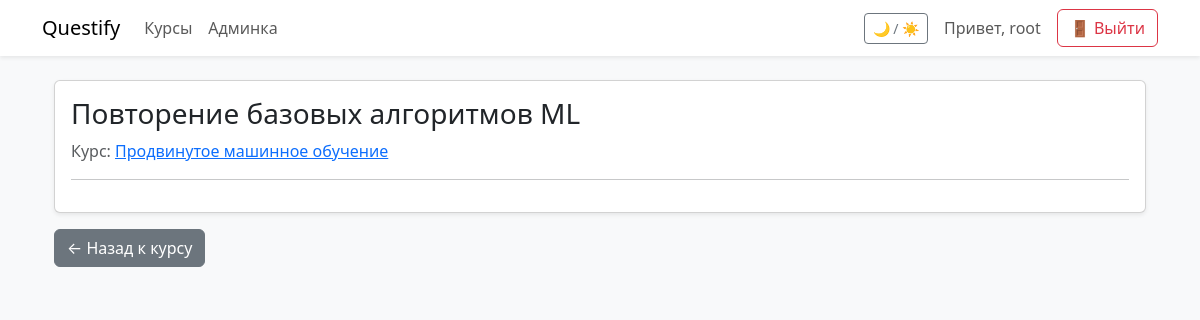
The page /course/11/lesson/79/ (signed in) on the database its author committed.
### users/models.py (models this page shows, shortened)
class CustomUser(AbstractUser):
    ROLE_CHOICES = [
        ('admin', 'Админ'),
        ('teacher', 'Преподаватель'),
        ('student', 'Студент'),
    ]
    role = models.CharField(max_length=20, choices=ROLE_CHOICES, default='student')

### course/models/lesson.py (models this page shows, shortened)
class Lesson(models.Model):
    course = models.ForeignKey(Course, on_delete=models.CASCADE, related_name="lessons",verbose_name="Курс")
    title = models.CharField("Название урока", max_length=200)
    content = models.TextField("Содержание урока", blank=True, null=True)
    order = models.PositiveIntegerField("Порядковый номер урока", default=1)
    published = models.DateTimeField("Дата публикации", default=timezone.now)
    class Meta:
        verbose_name = "Урок"
        verbose_name_plural = "Уроки"
        ordering = ["order"]

### course/models/course.py (models this page shows, shortened)
class Course(models.Model):
    class LevelChoices(models.IntegerChoices):
        BEGINNER = 1, "Начальный"
        INTERMEDIATE = 2, "Средний"
        ADVANCED = 3, "Продвинутый"
    title = models.CharField(max_length=200, verbose_name="Название", help_text="Название курса")
    description = models.TextField(null=True, verbose_name="Описание", blank=True)
    price = models.FloatField(null=True, verbose_name="Цена", blank=True)
    published = models.DateTimeField(db_index=True, verbose_name="Опубликовано", default=timezone.now)
    level = models.SmallIntegerField("Уровень сложности", choices=LevelChoices.choices, default=LevelChoices.BEGINNER)
    outcome = models.TextField(blank=True, null=True, help_text="Что студент сможет после прохождения курса")
    image = models.ImageField(upload_to="course_images/", blank=True, null=True)
    teacher = models.ForeignKey(settings.AUTH_USER_MODEL, on_delete=models.CASCADE, limit_choices_to={'role': 'teacher'}, default=1)
    category = models.ManyToManyField(Category, verbose_name="Категория", blank=True)
    students = models.ManyToManyField(CustomUser, related_name="enrolled_courses", blank=True)
    class Meta:
        verbose_name_plural = "Курсы"
        verbose_name = "Курс"
        ordering = ['-published']
        unique_together = ["title", "teacher"]
        get_latest_by = "published"

### course/views.py (the view, shortened to what this page needs)
# urls.py: path('<int:course_pk>/lesson/<int:pk>/', LessonDetailView.as_view(), name='lesson_detail'),
class LessonDetailView(LoginRequiredMixin, DetailView):
    model = Lesson
    template_name = "course/lesson_detail.html"
    context_object_name = "lesson"
    def dispatch(self, request, *args, **kwargs):
        self.object = self.get_object()
        course = self.object.course
        user = request.user
        if user.is_superuser:
            return super().dispatch(request, *args, **kwargs)

### course/templates/course/lesson_detail.html (shortened to what this page needs)
{% extends "base.html" %}
{% block content %}
<div class="container mt-4">
  <div class="card shadow-sm">
    <div class="card-body">
      <h3>{{ lesson.title }}</h3>
      <p class="text-muted">Курс: <a href="{% url 'course:course_detail' lesson.course.pk %}">{{ lesson.course.title }}</a></p>
      <hr>
    </div>
  </div>
  <a href="{% url 'course:course_detail' lesson.course.pk %}" class="btn btn-secondary mt-3">← Назад к курсу</a>
</div>
{% endblock %}

### templates/base.html (shortened to what this page needs)
<!DOCTYPE html>
<html lang="ru" class="">
<head>
    <link href="https://cdn.jsdelivr.net/npm/bootstrap@5.3.0/dist/css/bootstrap.min.css" rel="stylesheet">
</head>
<body>
<nav class="navbar navbar-expand-lg shadow-sm">
  <div class="container">
    <a class="navbar-brand" href="{% url 'home' %}">Questify</a>
    <div class="collapse navbar-collapse" id="navbarNav">
      <ul class="navbar-nav me-auto">
        <li class="nav-item">
          <a class="nav-link" href="{% url 'course:course_list' %}">Курсы</a>
        </li>
        {% if user.is_authenticated %}
            {% if user.role == 'admin' %}
              <li class="nav-item">
                <a class="nav-link" href="{% url 'admin:index' %}">Админка</a>
              </li>
            {% endif %}
        {% endif %}
      </ul>
      <ul class="navbar-nav ms-auto align-items-center">
        <li class="nav-item me-3">
            <button id="theme-toggle" class="btn btn-outline-secondary btn-sm">🌙 / ☀️</button>
        </li>
        {% if user.is_authenticated %}
          <li class="nav-item">
            <span class="navbar-text me-3">Привет, {{ user.username }}</span>
          </li>
          <li class="nav-item">
            <form method="post" action="{% url 'logout' %}" style="display:inline;">
             <button type="submit" class="btn btn-outline-danger">🚪 Выйти</button>
            </form>
          </li>
        {% endif %}
      </ul>
    </div>
  </div>
</nav>
<div class="container mt-4">
    {% block content %}{% endblock %}
</div>
</body>
</html>

### templates/base.html (style rules this page uses)
body.light { background-color: #f8f9fa; color: #212529; }
body.light .navbar { background-color: #ffffff !important; }

### rows shown on the page
CustomUser: username "root"
Lesson: title "Повторение базовых алгоритмов ML", course "Продвинутое машинное обучение"
